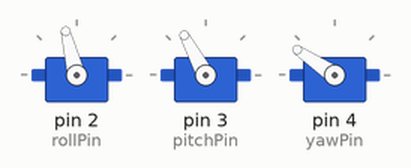
Simulated run of this sketch. Board: Arduino Uno, built with avr-gcc and run on an emulated ATmega328P. On the bench: 3 × servo.

Above: at 0.15 s.
At 1.0 s:
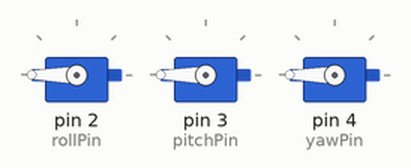
Timing chart, 0 to 2.5 s (numbered marks = the images above):
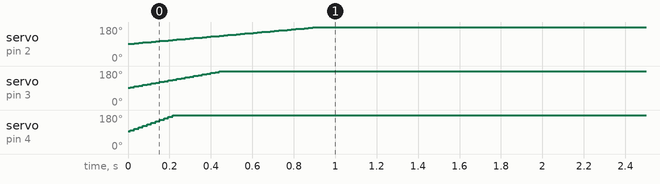

Measured:
- by itself, servo on pin 2 (rollPin): moves from 91° to 180° over 0.90 s
- by itself, servo on pin 3 (pitchPin): moves from 92° to 180° over 0.45 s
- by itself, servo on pin 4 (yawPin): moves from 94° to 180° over 0.23 s

The sketch:

threeservos.ino
```cpp
// this sketch cycles three servos at different rates

#include <ServoTimer2.h>  // the servo library

// define the pins for the servos
#define rollPin  2
#define pitchPin 3
#define yawPin   4

ServoTimer2 servoRoll;    // declare variables for up to eight servos
ServoTimer2 servoPitch;
ServoTimer2 servoYaw;

void setup() {
  servoRoll.attach(rollPin);     // attach a pin to the servos and they will start pulsing
  servoPitch.attach(pitchPin);
  servoYaw.attach(yawPin);
}


// this function just increments a value until it reaches a maximum
int incPulse(int val, int inc){
   if( val + inc  > 2000 )
      return 1000 ;
   else
       return val + inc;
}

void loop()
{
 int val;

   val = incPulse( servoRoll.read(), 1);
   servoRoll.write(val);

   val =  incPulse( servoPitch.read(), 2);
   servoPitch.write(val);

   val = incPulse(servoYaw.read(), 4);
   servoYaw.write(val);

   delay(10);
}
```
